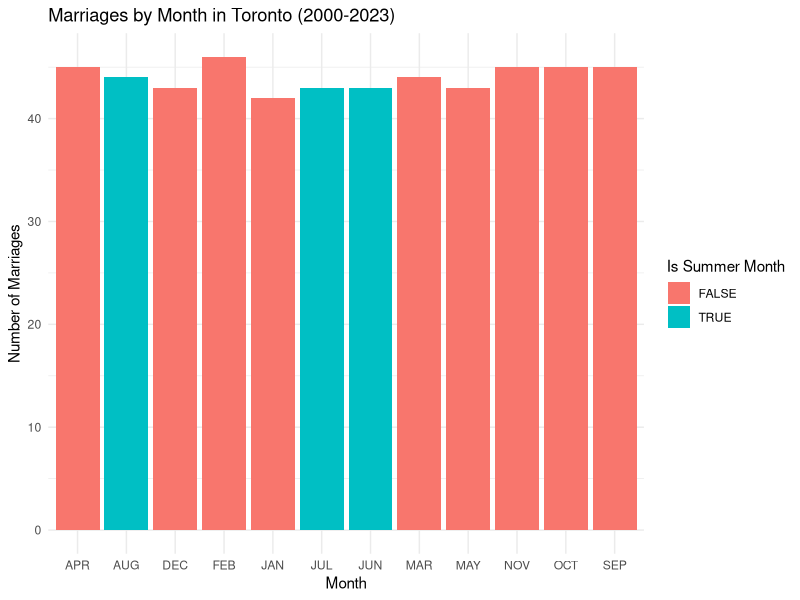

The R script that drew this image:
## ---- chunk 1
#| include: false
#| warning: false
#| message: false

library(tidyverse)
library(palmerpenguins)
## ---- chunk 2
#| warning: false
#| message: false
# CREATING BAR CHART for marriages by month

marriage_data <- read_csv("../data/analysis_data/clean_marriage_data.csv")
head(marriage_data)

## ---- chunk 3
#| label: fig-marriagesbymonth
#| fig-cap: "Summer months do not appear to have more marriages"
#| echo: false
#| warning: false
#| message: false

marriage_data %>% ggplot(aes(x = month, y = marriages, fill=is_summer_month)) +
  geom_bar(stat = "identity") +
  labs(title = "Marriages by Month in Toronto (2000-2023)", 
       x = "Month", y = "Number of Marriages", 
       fill = "Is Summer Month") + 
  theme_minimal()

